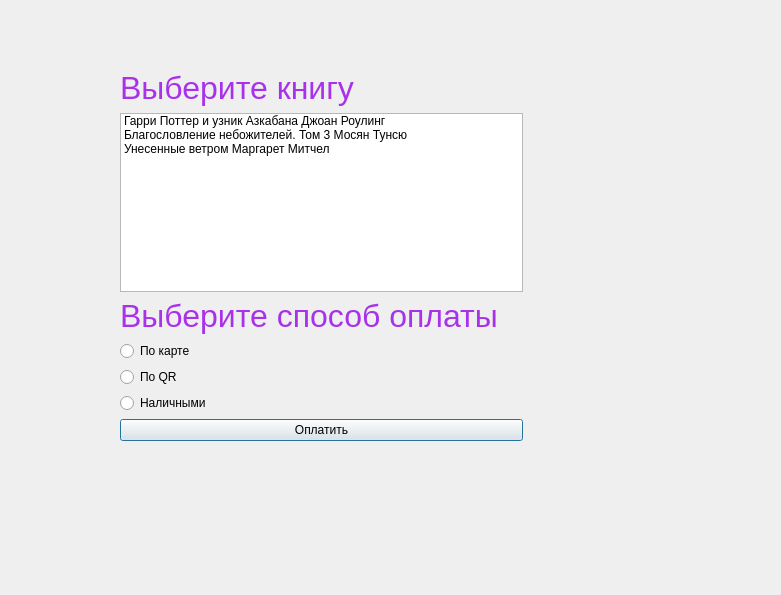
<?xml version="1.0" encoding="UTF-8"?>
<ui version="4.0">
 <class>Dialog</class>
 <widget class="QDialog" name="Dialog">
  <property name="geometry">
   <rect>
    <x>0</x>
    <y>0</y>
    <width>781</width>
    <height>595</height>
   </rect>
  </property>
  <property name="windowTitle">
   <string>Dialog</string>
  </property>
  <widget class="QWidget" name="">
   <property name="geometry">
    <rect>
     <x>120</x>
     <y>70</y>
     <width>403</width>
     <height>371</height>
    </rect>
   </property>
   <layout class="QVBoxLayout" name="verticalLayout">
    <item>
     <widget class="QLabel" name="label">
      <property name="styleSheet">
       <string notr="true"/>
      </property>
      <property name="text">
       <string>&lt;html&gt;&lt;head/&gt;&lt;body&gt;&lt;p&gt;&lt;span style=&quot; font-size:24pt; color:#a832ea;&quot;&gt;Выберите книгу&lt;/span&gt;&lt;/p&gt;&lt;/body&gt;&lt;/html&gt;</string>
      </property>
     </widget>
    </item>
    <item>
     <widget class="QListWidget" name="listWidget">
      <property name="minimumSize">
       <size>
        <width>400</width>
        <height>0</height>
       </size>
      </property>
      <item>
       <property name="text">
        <string>Гарри Поттер и узник Азкабана Джоан Роулинг</string>
       </property>
      </item>
      <item>
       <property name="text">
        <string>Благословление небожителей. Том 3 Мосян Тунсю</string>
       </property>
      </item>
      <item>
       <property name="text">
        <string>Унесенные ветром Маргарет Митчел</string>
       </property>
      </item>
     </widget>
    </item>
    <item>
     <widget class="QLabel" name="label_3">
      <property name="styleSheet">
       <string notr="true"/>
      </property>
      <property name="text">
       <string>&lt;html&gt;&lt;head/&gt;&lt;body&gt;&lt;p&gt;&lt;span style=&quot; font-size:24pt; color:#a832ea;&quot;&gt;Выберите способ оплаты&lt;/span&gt;&lt;/p&gt;&lt;/body&gt;&lt;/html&gt;</string>
      </property>
     </widget>
    </item>
    <item>
     <widget class="QRadioButton" name="radioButton">
      <property name="text">
       <string>По карте</string>
      </property>
     </widget>
    </item>
    <item>
     <widget class="QRadioButton" name="radioButton_2">
      <property name="text">
       <string>По QR</string>
      </property>
     </widget>
    </item>
    <item>
     <widget class="QRadioButton" name="radioButton_3">
      <property name="text">
       <string>Наличными</string>
      </property>
     </widget>
    </item>
    <item>
     <widget class="QPushButton" name="pushButton">
      <property name="text">
       <string>Оплатить</string>
      </property>
     </widget>
    </item>
   </layout>
  </widget>
 </widget>
 <resources/>
 <connections/>
</ui>
